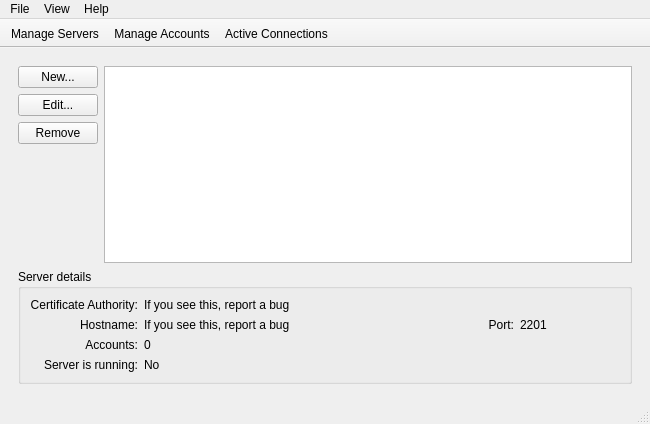
<?xml version="1.0" encoding="UTF-8"?>
<ui version="4.0">
 <class>MainWindow</class>
 <widget class="QMainWindow" name="MainWindow">
  <property name="geometry">
   <rect>
    <x>0</x>
    <y>0</y>
    <width>650</width>
    <height>424</height>
   </rect>
  </property>
  <property name="minimumSize">
   <size>
    <width>650</width>
    <height>0</height>
   </size>
  </property>
  <property name="windowTitle">
   <string>fwbackups Server Administrator</string>
  </property>
  <widget class="QWidget" name="centralwidget">
   <layout class="QVBoxLayout" name="verticalLayout">
    <item>
     <widget class="QStackedWidget" name="stackedWidget">
      <property name="currentIndex">
       <number>0</number>
      </property>
      <widget class="QWidget" name="page">
       <layout class="QGridLayout" name="gridLayout_2">
        <item row="0" column="0">
         <layout class="QVBoxLayout" name="verticalLayout_3">
          <item>
           <widget class="QPushButton" name="serverNewButton">
            <property name="styleSheet">
             <string notr="true"/>
            </property>
            <property name="text">
             <string>New...</string>
            </property>
           </widget>
          </item>
          <item>
           <widget class="QPushButton" name="serverEditButton">
            <property name="text">
             <string>Edit...</string>
            </property>
           </widget>
          </item>
          <item>
           <widget class="QPushButton" name="serverRemoveButton">
            <property name="text">
             <string>Remove</string>
            </property>
           </widget>
          </item>
          <item>
           <spacer name="verticalSpacer">
            <property name="orientation">
             <enum>Qt::Vertical</enum>
            </property>
            <property name="sizeHint" stdset="0">
             <size>
              <width>20</width>
              <height>5</height>
             </size>
            </property>
           </spacer>
          </item>
         </layout>
        </item>
        <item row="0" column="1">
         <widget class="QListView" name="serversListView"/>
        </item>
        <item row="1" column="0" colspan="2">
         <widget class="QGroupBox" name="groupBox">
          <property name="title">
           <string>Server details</string>
          </property>
          <layout class="QVBoxLayout" name="verticalLayout_2">
           <item>
            <layout class="QGridLayout" name="gridLayout">
             <item row="1" column="0">
              <widget class="QLabel" name="label_4">
               <property name="text">
                <string>Hostname:</string>
               </property>
               <property name="alignment">
                <set>Qt::AlignRight|Qt::AlignTrailing|Qt::AlignVCenter</set>
               </property>
              </widget>
             </item>
             <item row="3" column="0">
              <widget class="QLabel" name="label_7">
               <property name="text">
                <string>Server is running:</string>
               </property>
               <property name="alignment">
                <set>Qt::AlignRight|Qt::AlignTrailing|Qt::AlignVCenter</set>
               </property>
              </widget>
             </item>
             <item row="2" column="0">
              <widget class="QLabel" name="label_3">
               <property name="text">
                <string>Accounts:</string>
               </property>
               <property name="alignment">
                <set>Qt::AlignRight|Qt::AlignTrailing|Qt::AlignVCenter</set>
               </property>
              </widget>
             </item>
             <item row="1" column="1">
              <widget class="QLabel" name="detailsHostnameLabel">
               <property name="text">
                <string>If you see this, report a bug</string>
               </property>
              </widget>
             </item>
             <item row="2" column="1" colspan="3">
              <widget class="QLabel" name="detailsAccountsLabel">
               <property name="text">
                <string>0</string>
               </property>
              </widget>
             </item>
             <item row="3" column="1" colspan="3">
              <widget class="QLabel" name="detailsRunningLabel">
               <property name="text">
                <string>No</string>
               </property>
              </widget>
             </item>
             <item row="0" column="0">
              <widget class="QLabel" name="label_2">
               <property name="sizePolicy">
                <sizepolicy hsizetype="Maximum" vsizetype="Preferred">
                 <horstretch>0</horstretch>
                 <verstretch>0</verstretch>
                </sizepolicy>
               </property>
               <property name="text">
                <string>Certificate Authority:</string>
               </property>
               <property name="alignment">
                <set>Qt::AlignRight|Qt::AlignTrailing|Qt::AlignVCenter</set>
               </property>
              </widget>
             </item>
             <item row="0" column="1" colspan="3">
              <widget class="QLabel" name="detailsCAlabel">
               <property name="text">
                <string>If you see this, report a bug</string>
               </property>
              </widget>
             </item>
             <item row="1" column="2">
              <widget class="QLabel" name="label_5">
               <property name="text">
                <string>Port:</string>
               </property>
               <property name="alignment">
                <set>Qt::AlignRight|Qt::AlignTrailing|Qt::AlignVCenter</set>
               </property>
              </widget>
             </item>
             <item row="1" column="3">
              <widget class="QLabel" name="detailsPortLabel">
               <property name="sizePolicy">
                <sizepolicy hsizetype="Maximum" vsizetype="Preferred">
                 <horstretch>0</horstretch>
                 <verstretch>0</verstretch>
                </sizepolicy>
               </property>
               <property name="minimumSize">
                <size>
                 <width>100</width>
                 <height>0</height>
                </size>
               </property>
               <property name="text">
                <string>2201</string>
               </property>
              </widget>
             </item>
            </layout>
           </item>
          </layout>
         </widget>
        </item>
       </layout>
      </widget>
      <widget class="QWidget" name="page_2">
       <layout class="QGridLayout" name="gridLayout_4">
        <item row="0" column="0">
         <widget class="QLabel" name="label_10">
          <property name="sizePolicy">
           <sizepolicy hsizetype="Maximum" vsizetype="Preferred">
            <horstretch>0</horstretch>
            <verstretch>0</verstretch>
           </sizepolicy>
          </property>
          <property name="text">
           <string>Server hostname:</string>
          </property>
         </widget>
        </item>
        <item row="1" column="0" colspan="2">
         <layout class="QGridLayout" name="gridLayout_3">
          <property name="leftMargin">
           <number>12</number>
          </property>
          <item row="0" column="0">
           <layout class="QVBoxLayout" name="verticalLayout_4">
            <item>
             <widget class="QPushButton" name="accountAddButton">
              <property name="text">
               <string>Add account...</string>
              </property>
             </widget>
            </item>
            <item>
             <widget class="QPushButton" name="accountEditButton">
              <property name="text">
               <string>Edit account...</string>
              </property>
             </widget>
            </item>
            <item>
             <widget class="QPushButton" name="accountDeleteButton">
              <property name="text">
               <string>Delete account</string>
              </property>
             </widget>
            </item>
            <item>
             <spacer name="verticalSpacer_2">
              <property name="orientation">
               <enum>Qt::Vertical</enum>
              </property>
              <property name="sizeHint" stdset="0">
               <size>
                <width>5</width>
                <height>5</height>
               </size>
              </property>
             </spacer>
            </item>
           </layout>
          </item>
          <item row="0" column="1">
           <widget class="QListView" name="accountsListView"/>
          </item>
         </layout>
        </item>
        <item row="0" column="1">
         <widget class="QComboBox" name="accountServerCombo"/>
        </item>
       </layout>
      </widget>
      <widget class="QWidget" name="page_3">
       <layout class="QVBoxLayout" name="verticalLayout_5">
        <item>
         <widget class="QLabel" name="label_12">
          <property name="text">
           <string>Active connections listed by server:</string>
          </property>
         </widget>
        </item>
        <item>
         <widget class="QTreeView" name="activeConnectionsTreeView"/>
        </item>
       </layout>
      </widget>
     </widget>
    </item>
   </layout>
  </widget>
  <widget class="QMenuBar" name="menubar">
   <property name="geometry">
    <rect>
     <x>0</x>
     <y>0</y>
     <width>650</width>
     <height>22</height>
    </rect>
   </property>
   <widget class="QMenu" name="menuFile">
    <property name="title">
     <string>File</string>
    </property>
    <addaction name="actionQuit"/>
   </widget>
   <widget class="QMenu" name="menuHelp">
    <property name="title">
     <string>Help</string>
    </property>
    <addaction name="actionAbout"/>
    <addaction name="actionHelp"/>
    <addaction name="separator"/>
    <addaction name="actionCheck_for_Updates"/>
   </widget>
   <widget class="QMenu" name="menuView">
    <property name="title">
     <string>View</string>
    </property>
    <addaction name="actionManage_Servers_2"/>
    <addaction name="actionManage_Accounts_2"/>
    <addaction name="actionActive_Connections_2"/>
   </widget>
   <addaction name="menuFile"/>
   <addaction name="menuView"/>
   <addaction name="menuHelp"/>
  </widget>
  <widget class="QStatusBar" name="statusbar"/>
  <widget class="QToolBar" name="toolBar">
   <property name="windowTitle">
    <string>Server Administration - fwbackups</string>
   </property>
   <property name="movable">
    <bool>false</bool>
   </property>
   <property name="iconSize">
    <size>
     <width>24</width>
     <height>24</height>
    </size>
   </property>
   <property name="toolButtonStyle">
    <enum>Qt::ToolButtonTextUnderIcon</enum>
   </property>
   <attribute name="toolBarArea">
    <enum>TopToolBarArea</enum>
   </attribute>
   <attribute name="toolBarBreak">
    <bool>false</bool>
   </attribute>
   <addaction name="actionManage_Servers"/>
   <addaction name="actionManage_Accounts"/>
   <addaction name="actionActive_Connections"/>
  </widget>
  <action name="actionAbout">
   <property name="text">
    <string>About</string>
   </property>
  </action>
  <action name="actionHelp">
   <property name="text">
    <string>Help</string>
   </property>
  </action>
  <action name="actionCheck_for_Updates">
   <property name="text">
    <string>Check for Updates</string>
   </property>
  </action>
  <action name="actionQuit">
   <property name="text">
    <string>Quit</string>
   </property>
   <property name="shortcut">
    <string>Ctrl+Q</string>
   </property>
  </action>
  <action name="actionManage_Servers">
   <property name="checkable">
    <bool>true</bool>
   </property>
   <property name="icon">
    <iconset resource="../../fwbackups.qrc">
     <normaloff>:/program-icons/program-icons/preferences-system.png</normaloff>:/program-icons/program-icons/preferences-system.png</iconset>
   </property>
   <property name="text">
    <string>Manage Servers</string>
   </property>
   <property name="toolTip">
    <string>Add, modify or remove servers and view their current status</string>
   </property>
  </action>
  <action name="actionActive_Connections">
   <property name="checkable">
    <bool>true</bool>
   </property>
   <property name="icon">
    <iconset resource="../../fwbackups.qrc">
     <normaloff>:/program-icons/program-icons/network.png</normaloff>:/program-icons/program-icons/network.png</iconset>
   </property>
   <property name="text">
    <string>Active Connections</string>
   </property>
   <property name="toolTip">
    <string>View connections to the servers in real time</string>
   </property>
  </action>
  <action name="actionManage_Accounts">
   <property name="checkable">
    <bool>true</bool>
   </property>
   <property name="icon">
    <iconset resource="../../fwbackups.qrc">
     <normaloff>:/program-icons/program-icons/user.png</normaloff>:/program-icons/program-icons/user.png</iconset>
   </property>
   <property name="text">
    <string>Manage Accounts</string>
   </property>
   <property name="toolTip">
    <string>Manage client accounts for each server</string>
   </property>
  </action>
  <action name="actionManage_Servers_2">
   <property name="text">
    <string>Manage Servers</string>
   </property>
   <property name="shortcut">
    <string>Ctrl+1</string>
   </property>
  </action>
  <action name="actionManage_Accounts_2">
   <property name="text">
    <string>Manage Accounts</string>
   </property>
   <property name="shortcut">
    <string>Ctrl+2</string>
   </property>
  </action>
  <action name="actionActive_Connections_2">
   <property name="text">
    <string>Active Connections</string>
   </property>
   <property name="shortcut">
    <string>Ctrl+3</string>
   </property>
  </action>
 </widget>
 <resources>
  <include location="../../fwbackups.qrc"/>
 </resources>
 <connections/>
</ui>
